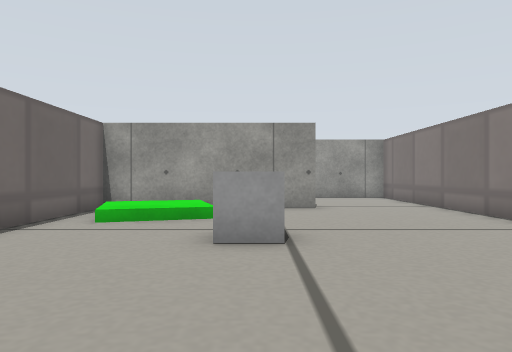
view 1 (above)

16 first-person views from a walk through a world built for the Gazebo simulator. The camera is 0.19 m above the floor, looks level and sees 70° across. The floor is counted in squares, 0.2 m on a side. Each view is taken from the middle of a square. On the plan, view 1 faces up. The plan holds only what a view shows up to about 13 squares ahead; the rest is blank. Gazebo's built-in surfaces are drawn with simple patterns.

view 2
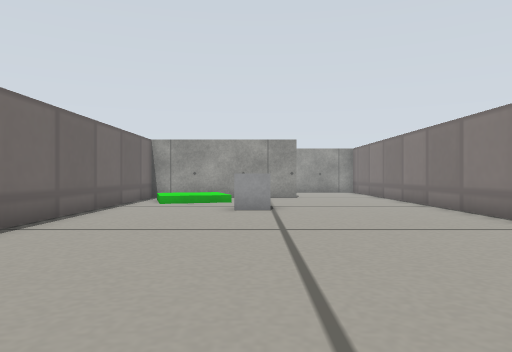

view 3
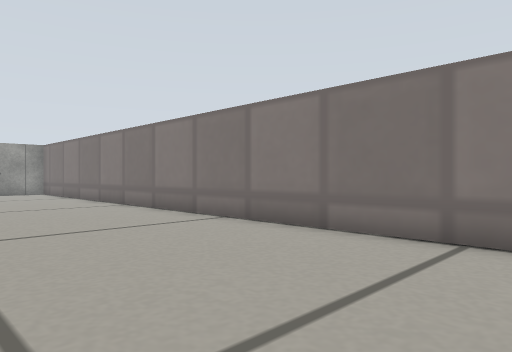

view 4
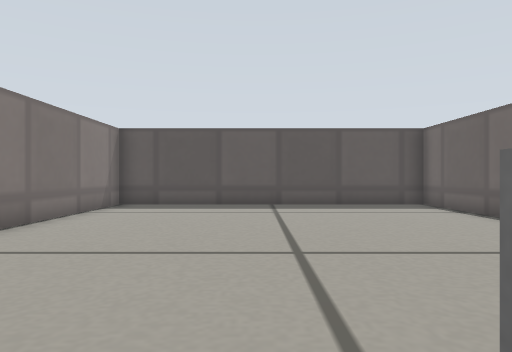

view 5
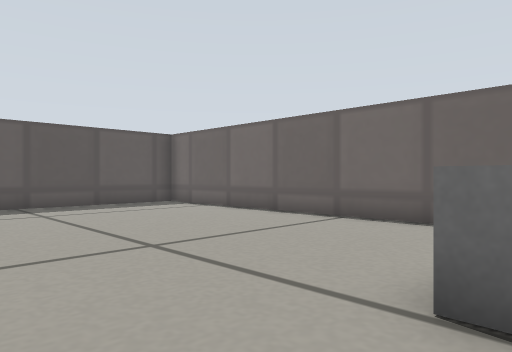

view 6
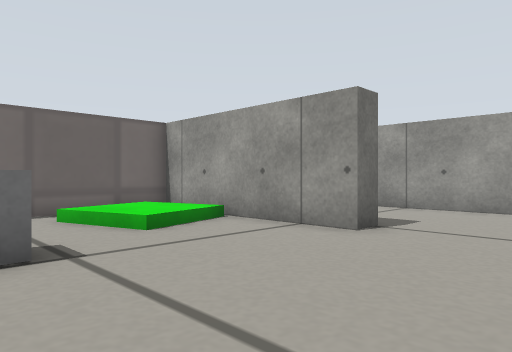

view 7
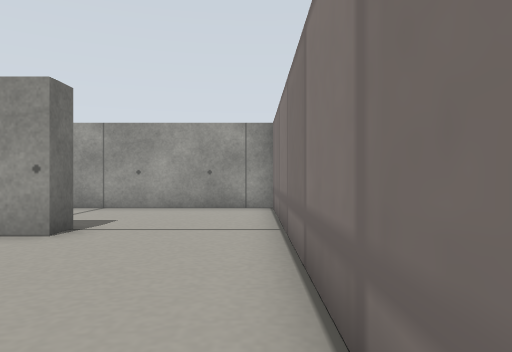

view 8
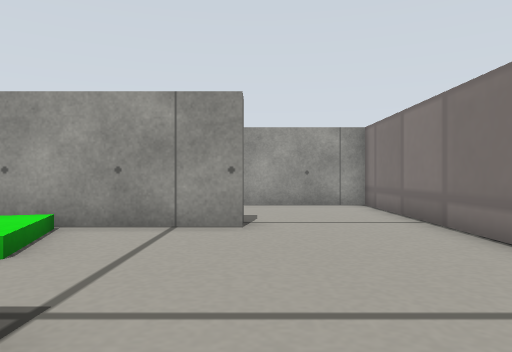

view 9
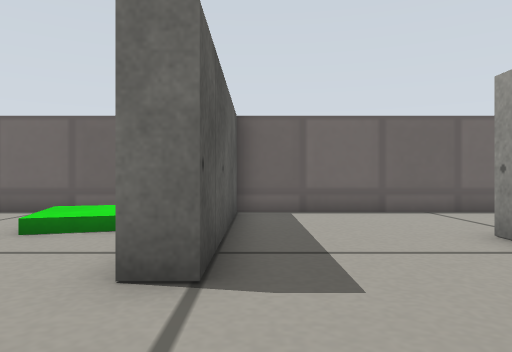

view 10
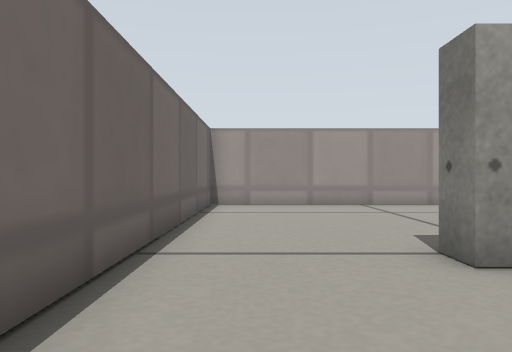

view 11
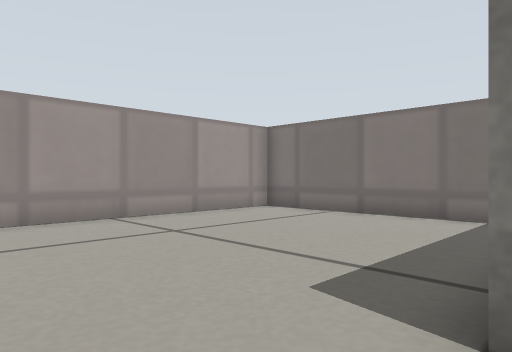

view 12
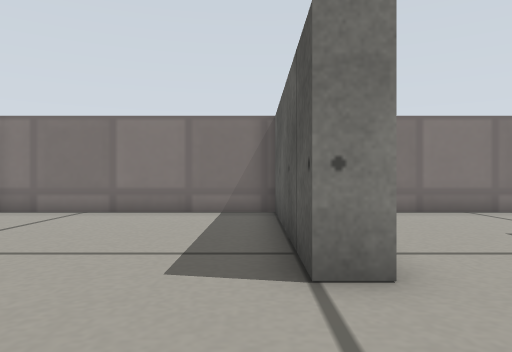

view 13
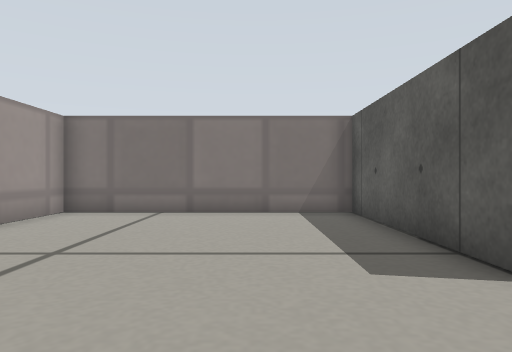

view 14
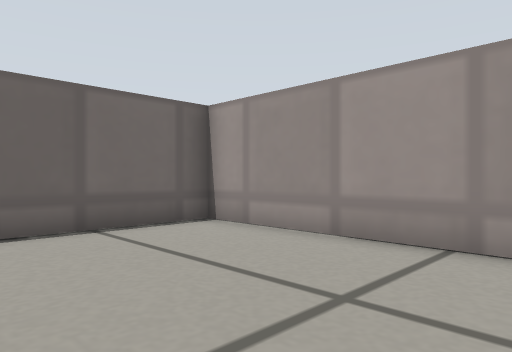

view 15
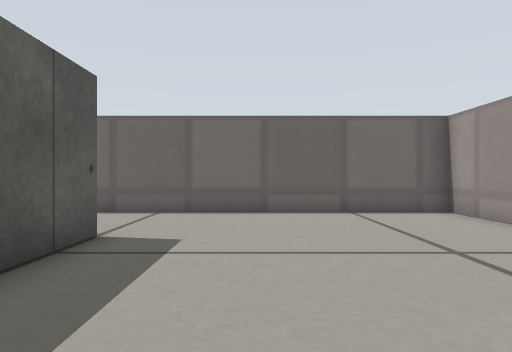

view 16
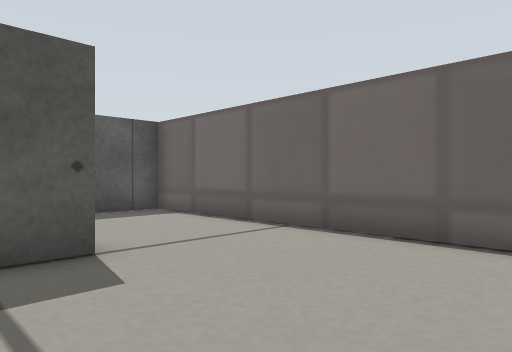

### Floor plan
Points are (right, up) in squares from view 1. A wall is a line through its corners. A room is listed if a view was taken in it or the views show most of it. See-through windows are left out.
Room 1 (views 1, 2, 3, 4, 5, 6, 7, 8)
walls: (1.8, 10.8) (-4.5, 10.8) (-4.5, -6) (5.5, -6) (5.5, 10.6)
ways out: opening at (3.5, 11) to room 2
objects: grey box (0, 5) to (0, 6)
Room 2 (view 9)
walls: (5.5, 10.6) (5.5, 15.8) (-0.7, 15.8); (-0.4, 11.5) (1.8, 11.5) (1.8, 10.8)
ways out: opening at (3.5, 11) to room 1; opening at (0.5, 13.5) to room 3
Room 3 (view 10)
walls: (-4.5, 15.5) (-4.5, 11.5) (-0.4, 11.5)
ways out: opening at (0.5, 13.5) to room 2; opening at (-2.5, 16) to room 4
Room 4 (views 11, 12, 13, 14, 15, 16)
walls: (-0.7, 15.8) (-0.7, 16.5) (5.5, 16.5) (5.5, 24) (-4.5, 24) (-4.5, 15.5)
ways out: opening at (-2.5, 16) to room 3

Positions as (right, up) in squares from view 1, and headings:
1: (0, 0), facing up
2: (0, -5), facing up
3: (0, -5), facing up-right
4: (1, 6), facing down
5: (3, 6), facing down-left
6: (5, 5), facing up-left
7: (5, 5), facing up
8: (2, 4), facing up
9: (5, 12), facing left
10: (-3, 12), facing up
11: (-3, 16), facing up-right
12: (-4, 17), facing right
13: (-4, 19), facing right
14: (2, 19), facing up-left
15: (5, 19), facing left
16: (1, 21), facing down-left
